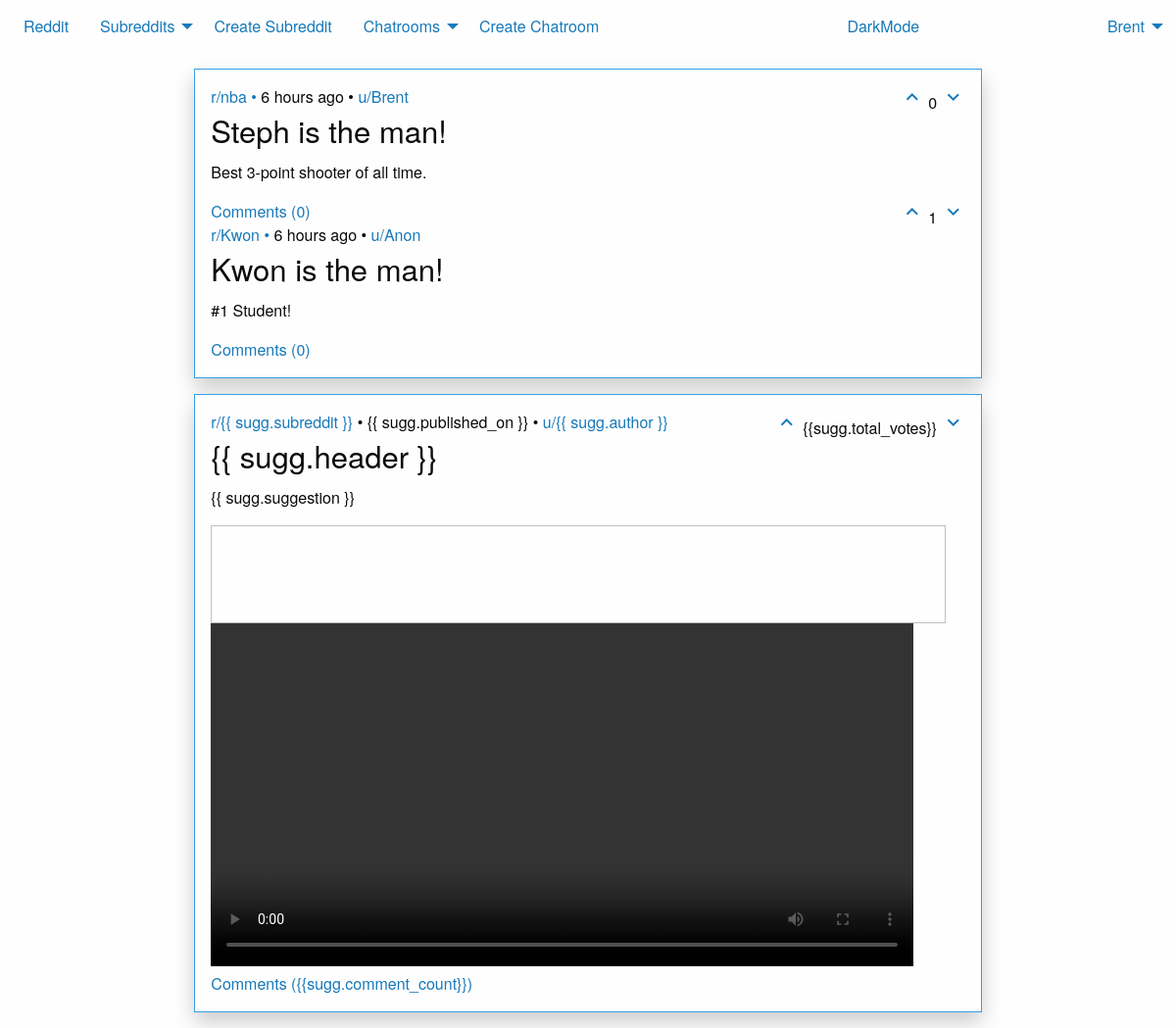
Screenshot of / (signed in) with the database file from the repository.
### helloWorldApp/models.py (models this page shows, shortened)
class Suggestion(models.Model):
    header = models.CharField(max_length=240)
    suggestion = models.CharField(max_length=10000)
    author = models.ForeignKey(User, on_delete=models.CASCADE)
    created_on = models.DateTimeField(auto_now_add=True)
    pub_date = models.DateTimeField(auto_now_add=True)
    upvote = models.IntegerField(default = 0)
    downvote = models.IntegerField(default = 0)
    comment_count = models.IntegerField(default = 0)
    image = models.ImageField(max_length=144, upload_to='uploads/%Y/%m/%d/', blank=True, null=True)
    image_description = models.CharField(max_length=240, blank=True)
    title = models.CharField(max_length=240, blank=True)
    video = models.FileField(upload_to='uploads/%Y/%m/%d/', blank=True, null=True)
    video_description = models.CharField(max_length=240, blank=True)
    def upvoteCount(self):
        return self.upvote
    def downvoteCount(self):
        return self.downvote
    def totalVotes(self):
        return (self.upvote + self.downvote)
    def whenpublished(self):
        now = timezone.now()
        diff = now - self.pub_date
        if diff.days == 0 and diff.seconds >= 0 and diff.seconds < 60:
            seconds = diff.seconds
            if seconds == 1:
                return str(seconds) + "second ago"
            else:
                return str(seconds) + " seconds ago"
        if diff.days == 0 and diff.seconds >= 60 and diff.seconds < 3600:
            minutes = math.floor(diff.seconds / 60)
            if minutes == 1:
                return str(minutes) + " minute ago"
            else:
                return str(minutes) + " minutes ago"
        if diff.days == 0 and diff.seconds >= 3600 and diff.seconds < 86400:
            hours = math.floor(diff.seconds / 3600)
            if hours == 1:
                return str(hours) + " hour ago"
            else:
                return str(hours) + " hours ago"

### helloWorldApp/views.py (the view, shortened to what this page needs)
# urls.py: path('', views.index),
def index(request, page=0):
    if request.method == "POST":
        if request.user.is_authenticated:
            form_instance = forms.SuggestionForm(request.POST)
            if form_instance.is_valid():
                new_sugg = models.Suggestion(suggestion=form_instance.cleaned_data["suggestion"])
                new_sugg.author = request.user
                new_sugg.save()
                form_instance = forms.SuggestionForm()
        else:
            form_instance = forms.SuggestionForm()
    else:
        form_instance = forms.SuggestionForm()
    suggestion_query = models.Suggestion.objects.all()
    suggestion_list = {"suggestions":[]}
    for s_q in suggestion_query:
        comment_query = models.Comment.objects.filter(suggestion=s_q)
        comment_list = []
        url = "Error.src"
        url1 = "Error.src"
        if not str(s_q.image)=="":
            url=s_q.image.url
        if not str(s_q.video)=="":
            url1=s_q.video.url
        suggestion_list["suggestions"] += [{
                "id":s_q.id,
                "header":s_q.header,
                "suggestion":s_q.suggestion,
                "author":s_q.author.username,
                "created_on":s_q.created_on,
                "published_on":s_q.whenpublished(),
                "upvote_count":s_q.upvoteCount(),
                "downvote_count":s_q.downvoteCount(),
                "total_votes":s_q.totalVotes(),
                "subreddit":s_q.title,
                "comments":comment_list,
                "comment_count":s_q.comment_count,
                "image":url,
                "image_description":s_q.image_description, # These are what I use to call from index
                "video":url1,
                "video_description":s_q.video_description
                }]
    context = {
        "variable":"Hello World",
        "title":"reddit: the front page of the internet",
         "karma":request.user.profile.karma,
        "form":form_instance,
        "sugg_list":suggestion_list["suggestions"]
    }
    return render(request, "index.html", context=context)

### helloWorldApp/templates/index.html (shortened to what this page needs)
{% extends "base.html" %}
{% load static %}
{% block content %}
<div class="grid-x grid-padding-x" style="width:1000px; margin: 0 auto; vertical-align: middle;">
    <div class="large-10 medium-10 small-12 large-offset-1 medium-offset-1 cell">
        <div id="app-4" >
            <span v-if="seen">
                <div class="card-info info">
                    <div class="card-section">
                        {% for sugg in sugg_list %}
                            <div style="float: right; min-height:100px">
                                <a href="/upvote/{{sugg.id}}/"><i class="material-icons">keyboard_arrow_up</i></a>
                                    {{sugg.total_votes}}
                                <a href="/downvote/{{sugg.id}}/"><i class="material-icons">keyboard_arrow_down</i></a>
                            </div>
                            <div class="article-details">
                            <a href="/r/{{sugg.subreddit}}/"><span class="website">r/{{ sugg.subreddit }}</span> &#8226;</a>
                            <span class="time">{{ sugg.published_on }}</span> &#8226;
                            <a href="/profiles/{{sugg.author}}/"><span class="author">u/{{ sugg.author }}</span></a>
                            </div>
                            <h3 class="article-title">{{ sugg.header }}</h3>
                            <p class="article-summary">{{ sugg.suggestion }}</p>
                            <a href="/post/{{sugg.id}}/">Comments ({{sugg.comment_count}})</a>
                        {% endfor %}
                    </div>
                </div>
            </span>
            <span v-if="unseen">
                 <div v-for="sugg in suggestions" >
                    <div class="card-info info">
                        <div class="card-section">
                            {% verbatim %}
                            <div style="float: right; min-height:100px">
                                <a v-bind:href="'/upvote/'+ sugg.id+'/'"><i class="material-icons">keyboard_arrow_up</i></a>
                                    {{sugg.total_votes}}
                                <a v-bind:href="'/downvote/'+ sugg.id+'/'"><i class="material-icons">keyboard_arrow_down</i></a>
                            </div>
                            {% endverbatim %}
                            <div class="article-details">
                            {% verbatim %}
                            <a v-bind:href="'/r/'+ sugg.subreddit+'/'"><span class="website">r/{{ sugg.subreddit }}</span></a> &#8226;
                            <span class="time">{{ sugg.published_on }}</span> &#8226;
                            <a v-bind:href="'/profiles/'+ sugg.author+'/'"><span class="author">u/{{ sugg.author }}</span></a>
                            {% endverbatim %}
                            </div>
                            {% verbatim %}
                            <h3 class="article-title">{{ sugg.header }}</h3>
                            <p class="article-summary">{{ sugg.suggestion }}</p>
                            <img v-bind:src="sugg.image" onerror="this.style.display='none'" width="750" height="100"></img>
                            <video width="717" height="350" controls v-bind:src="sugg.video" onerror="this.style.display='none'" type="video/mp4"></video>
                            {% endverbatim %}
                             {% verbatim %}
                                <a v-bind:href="'/post/'+ sugg.id+'/'">Comments ({{sugg.comment_count}})</a>
                             {% endverbatim %}
                        </div>
                    </div>
                </div>
            </span>
        </div>
    </div>
</div>
{% endblock %}

### helloWorldApp/templates/base.html (shortened to what this page needs)
{% load static %}
<!doctype html>
<html class="no-js" lang="en" dir="ltr">
  <head>
    <link rel="stylesheet" href="{% static "css/foundation.css" %}">
    <link rel="stylesheet" href="{% static "css/app.css" %}">
 </head>
    <div class="top-bar">
    <div class="top-bar-left">
        <ul class="dropdown menu" data dropdown menu>
             {% if user.is_authenticated %}
                <li> <a href='/'> Reddit</a> </li>
             {% endif %}
                <ul class="dropdown menu" data-dropdown-menu>
                    {% if user.is_authenticated %}
                        <li> <a>Subreddits</a>
                        </li>
                    </ul>
                {% endif %}
                {% if user.is_authenticated %}
                    <li> <a href="/create_subreddit/"> Create Subreddit </a></li>
                {% endif %}
                {% if user.is_authenticated %}
                    <ul class="dropdown menu" data-dropdown-menu>
                        <li> <a>Chatrooms</a>
                        </li>
                     </ul>
                {% endif %}
             {% if user.is_authenticated %}
                <li> <a href="/createChat/"> Create Chatroom </a></li>
             {% endif %}
            {% if user.is_authenticated %}
                <li style="padding-left: 20%;">
                    <a href="#" onclick="localStorage.setItem('mode', (localStorage.getItem('mode') || 'dark') === 'dark' ? 'light' : 'dark');
                    localStorage.getItem('mode') === 'dark' ? document.querySelector('body').classList.add('dark') : document.querySelector('body').classList.remove('dark')" title="Dark/light">
                    DarkMode</a>
                </li>
            {% endif %}
        </ul>
    </div>
    <div class="top-bar-right">
        <ul class="dropdown menu" data dropdown menu>
            {% if user.is_authenticated %}
         <ul class="dropdown menu" data-dropdown-menu>
            <li> <a>{{ request.user.username }}</a>
            </li>
        </ul>
            {% endif %}
        </ul>
    </div>
</div>
 	{% block content %}
 	{% endblock %}
 </html>

### helloWorldApp/static/css/app.css (style rules this page uses)
.card-info { background: #fefefe; border: 1px solid #8a8a8a; box-shadow: 0 10px 20px rgba(0, 0, 0, 0.2); margin: 1rem 0; overflow: hidden; border-radius: 0; }
.card-info.info { border-color: #37a0e6; }

### rows the page displays
Suggestion: subreddit "nba", header "Steph is the man!", suggestion "Best 3-point shooter of all time."
Suggestion: subreddit "Kwon", header "Kwon is the man!", suggestion "#1 Student!"

### other values shown
{{ request.user.username }} "Brent"
{{ sugg.total_votes }} "0" "1"
{{ sugg.published_on }} "6 hours ago" "6 hours ago"
{{ sugg.author }} "Brent" "Anon"
{{ sugg.comment_count }} "0" "0"
